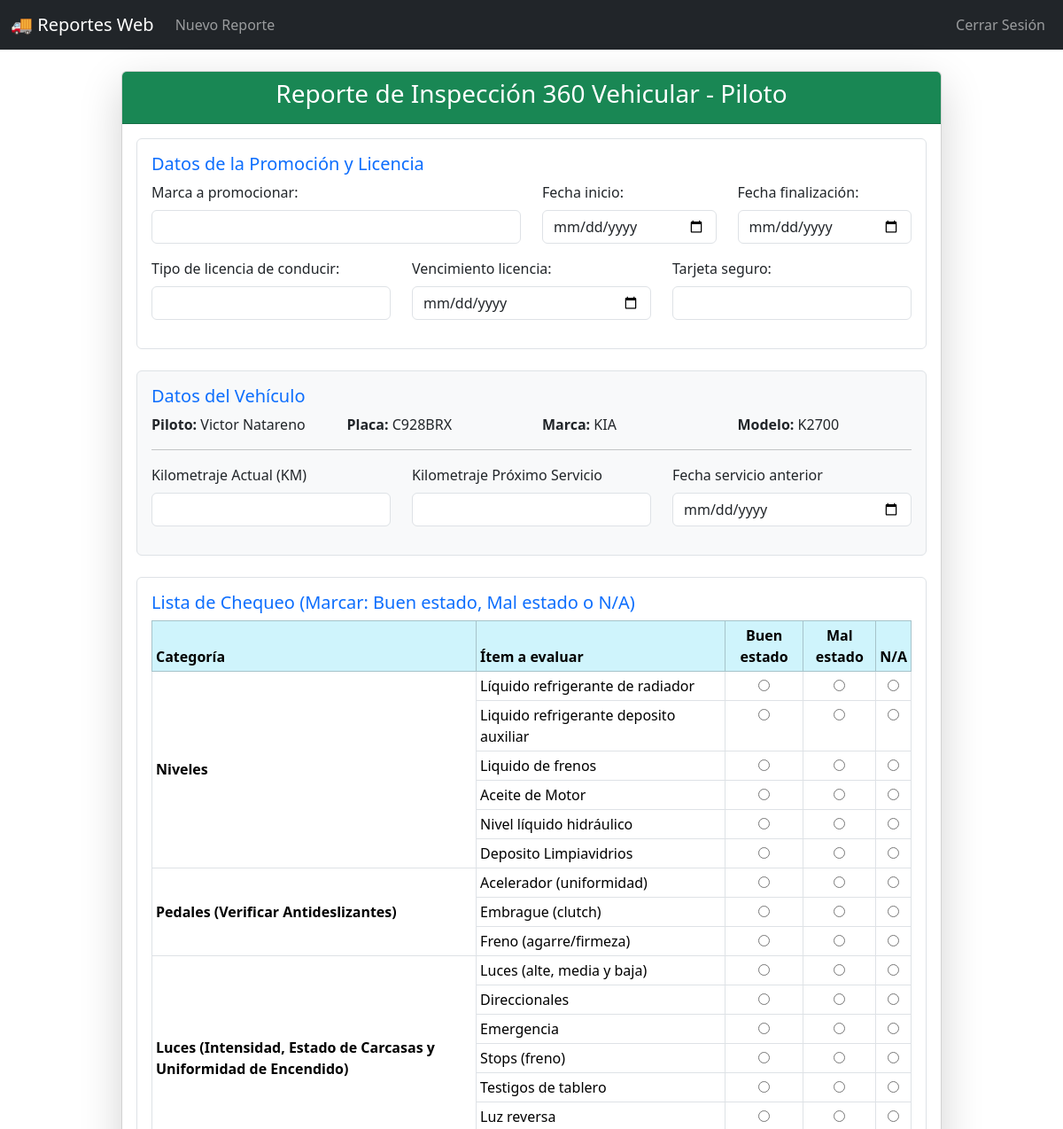
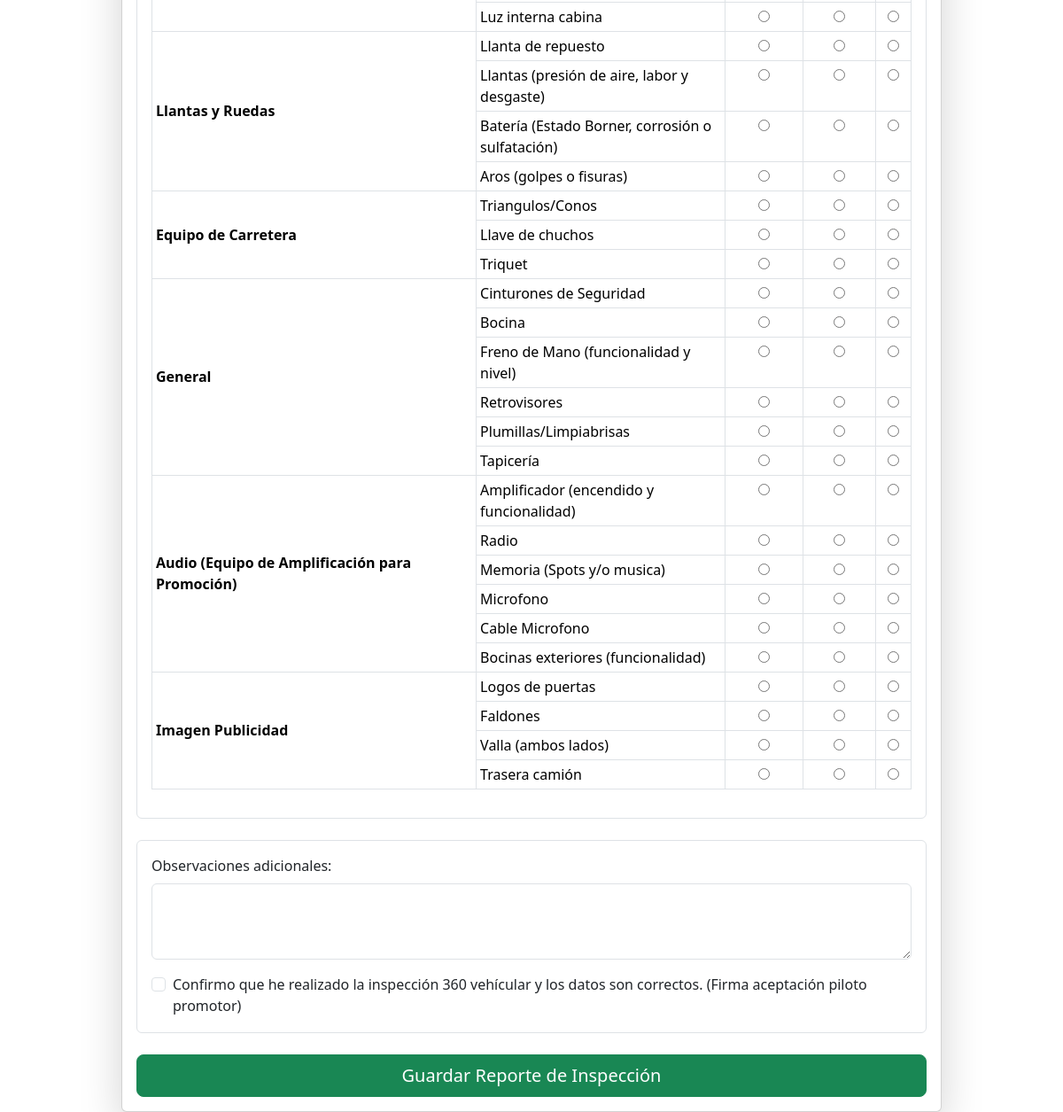
The page /pilot/form (signed in) on the database its author committed (2 pictures, top to bottom).
### tables this page shows
CREATE TABLE users (
            id INTEGER PRIMARY KEY AUTOINCREMENT,
            username TEXT UNIQUE NOT NULL,
            password_hash TEXT NOT NULL,
            full_name TEXT NOT NULL,
            role TEXT NOT NULL DEFAULT 'piloto',
            is_active INTEGER NOT NULL DEFAULT 1
        );

CREATE TABLE vehicles (
            plate TEXT PRIMARY KEY NOT NULL,
            brand TEXT NOT NULL,
            model TEXT NOT NULL,
            year INTEGER,
            capacity_kg INTEGER,
            assigned_pilot_id INTEGER,
            FOREIGN KEY (assigned_pilot_id) REFERENCES users(id)
        );

### app.py (the view, shortened to what this page needs)
@app.route('/pilot/form', methods=['GET', 'POST'])
@login_required
def pilot_form():
    if session.get('role') != 'piloto':
        flash('Acceso denegado.', 'danger')
        return redirect(url_for('home'))
    pilot_data = db_manager.load_pilot_data(session['user_id'])
    if not pilot_data or not pilot_data.get('plate'):
        return render_template('pilot_form.html', error="No tiene un vehículo asignado. Contacte a su administrador.", pilot_data=None)
    return render_template('pilot_form.html', pilot_data=pilot_data, checklist=CHECKLIST_ITEMS)

### app.py (called while the page is built)
def login_required(f):
    @functools.wraps(f)
    def decorated_function(*args, **kwargs):
        if 'user_id' not in session:
            flash('Por favor, inicie sesión para acceder.', 'warning')
            return redirect(url_for('login'))
        return f(*args, **kwargs)
    return decorated_function

### db_manager.py (called while the page is built)
def dict_factory(cursor, row):
    fields = [column[0] for column in cursor.description]
    return dict(zip(fields, row))

def load_pilot_data(pilot_id):
    conn = sqlite3.connect(DB_NAME)
    conn.row_factory = dict_factory
    c = conn.cursor()
    c.execute("""
        SELECT
            u.id,
            u.full_name,
            v.plate,
            v.brand,
            v.model
        FROM users u
        LEFT JOIN vehicles v ON u.id = v.assigned_pilot_id
        WHERE u.id = ?
    """, (pilot_id,))
    data = c.fetchone()
    conn.close()
    return data

### templates/pilot_form.html (shortened to what this page needs)
{% extends "base.html" %}
{% block content %}
<div class="row justify-content-center">
    <div class="col-md-10">
        <div class="card shadow-lg">
            <div class="card-header bg-success text-white text-center">
                <h3>Reporte de Inspección 360 Vehicular - Piloto</h3>
            </div>
            <div class="card-body">
                {% if error %}
                    <div class="alert alert-danger">{{ error }}</div>
                {% elif pilot_data %}
                    <form method="POST" action="{{ url_for('pilot_form') }}">
                        <div class="mb-4 p-3 border rounded">
                            <h5 class="text-primary">Datos de la Promoción y Licencia</h5>
                            <div class="row">
                                <div class="col-md-6 mb-3">
                                    <label for="promo_marca" class="form-label">Marca a promocionar:</label>
                                    <input type="text" class="form-control" id="promo_marca" name="promo_marca" required>
                                </div>
                                <div class="col-md-3 mb-3">
                                    <label for="fecha_inicio" class="form-label">Fecha inicio:</label>
                                    <input type="date" class="form-control" id="fecha_inicio" name="fecha_inicio" required>
                                </div>
                                <div class="col-md-3 mb-3">
                                    <label for="fecha_finalizacion" class="form-label">Fecha finalización:</label>
                                    <input type="date" class="form-control" id="fecha_finalizacion" name="fecha_finalizacion" required>
                                </div>
                            </div>
                            <div class="row">
                                <div class="col-md-4 mb-3">
                                    <label for="tipo_licencia" class="form-label">Tipo de licencia de conducir:</label>
                                    <input type="text" class="form-control" id="tipo_licencia" name="tipo_licencia" required>
                                </div>
                                <div class="col-md-4 mb-3">
                                    <label for="vencimiento_licencia" class="form-label">Vencimiento licencia:</label>
                                    <input type="date" class="form-control" id="vencimiento_licencia" name="vencimiento_licencia" required>
                                </div>
                                <div class="col-md-4 mb-3">
                                    <label for="tarjeta_seguro" class="form-label">Tarjeta seguro:</label>
                                    <input type="text" class="form-control" id="tarjeta_seguro" name="tarjeta_seguro" required>
                                </div>
                            </div>
                        </div>
                        <div class="mb-4 p-3 border rounded bg-light">
                            <h5 class="text-primary">Datos del Vehículo</h5>
                            <div class="row">
                                <div class="col-md-3"><strong>Piloto:</strong> {{ pilot_data.full_name }}</div>
                                <div class="col-md-3"><strong>Placa:</strong> {{ pilot_data.plate }}</div>
                                <div class="col-md-3"><strong>Marca:</strong> {{ pilot_data.brand }}</div>
                                <div class="col-md-3"><strong>Modelo:</strong> {{ pilot_data.model }}</div>
                            </div>
                            <hr>
                            <div class="row mt-2">
                                <div class="col-md-4 mb-3">
                                    <label for="km_actual" class="form-label">Kilometraje Actual (KM)</label>
                                    <input type="number" step="0.01" class="form-control" id="km_actual" name="km_actual" required min="1">
                                </div>
                                <div class="col-md-4 mb-3">
                                    <label for="km_proximo_servicio" class="form-label">Kilometraje Próximo Servicio</label>
                                    <input type="number" step="0.01" class="form-control" id="km_proximo_servicio" name="km_proximo_servicio">
                                </div>
                                <div class="col-md-4 mb-3">
                                    <label for="fecha_servicio_anterior" class="form-label">Fecha servicio anterior</label>
                                    <input type="date" class="form-control" id="fecha_servicio_anterior" name="fecha_servicio_anterior">
                                </div>
                            </div>
                        </div>
                        <div class="mb-4 p-3 border rounded">
                            <h5 class="text-primary">Lista de Chequeo (Marcar: Buen estado, Mal estado o N/A)</h5>
                            <table class="table table-bordered table-sm">
                                <thead class="table-info">
                                    <tr>
                                        <th>Categoría</th>
                                        <th>Ítem a evaluar</th>
                                        <th class="text-center">Buen estado</th>
                                        <th class="text-center">Mal estado</th>
                                        <th class="text-center">N/A</th>
                                    </tr>
                                </thead>
                                <tbody>
                                    {% for category, items in checklist %}
                                        {% for item in items %}
                                            <tr>
                                                {% if loop.first %}
                                                    <td rowspan="{{ items | length }}" class="align-middle fw-bold">{{ category }}</td>
                                                {% endif %}
                                                <td>{{ item }}</td>
                                                {% set input_name = 'check_' + item | replace(' ', '_') | replace('/', '_') | replace('(', '') | replace(')', '') | replace(',', '') | replace('-', '') %}
                                                <td class="text-center">
                                                    <input type="radio" name="{{ input_name }}" value="Buen estado" required>
                                                </td>
                                                <td class="text-center">
                                                    <input type="radio" name="{{ input_name }}" value="Mal estado" required>
                                                </td>
                                                <td class="text-center">
                                                    <input type="radio" name="{{ input_name }}" value="N/A" required>
                                                </td>
                                            </tr>
                                        {% endfor %}
                                    {% endfor %}
                                </tbody>
                            </table>
                        </div>
                        <div class="mb-4 p-3 border rounded">
                            <div class="mb-3">
                                <label for="observations" class="form-label">Observaciones adicionales:</label>
                                <textarea class="form-control" id="observations" name="observations" rows="3"></textarea>
                            </div>
                            <div class="form-check">
                                <input class="form-check-input" type="checkbox" value="confirmado" id="signature_confirmation" name="signature_confirmation" required>
                                <label class="form-check-label" for="signature_confirmation">
                                    Confirmo que he realizado la inspección 360 vehícular y los datos son correctos. (Firma aceptación piloto promotor)
                                </label>
                            </div>
                        </div>
                        <div class="d-grid">
                            <button type="submit" class="btn btn-success btn-lg">Guardar Reporte de Inspección</button>
                        </div>
                    </form>
                {% else %}
                    <div class="alert alert-danger">
                        No se pudo cargar la información del piloto o del vehículo.
                    </div>
                {% endif %}
            </div>
        </div>
    </div>
</div>
{% endblock %}

### rows shown on the page
users: full_name "Victor Natareno"
vehicles: plate "C928BRX", brand "KIA", model "K2700"

### other values the page prints
{{ category }} "Niveles" "Pedales (Verificar Antideslizantes)" "Luces (Intensidad, Estado de Carcasas y Uniformidad de Encendido)" "Llantas y Ruedas" "Equipo de Carretera" "General" "Audio (Equipo de Amplificación para Promoción)" "Imagen Publicidad"
{{ item }} "Líquido refrigerante de radiador" "Liquido refrigerante deposito auxiliar" "Liquido de frenos" "Aceite de Motor" "Nivel líquido hidráulico" "Deposito Limpiavidrios" "Acelerador (uniformidad)" "Embrague (clutch)" "Freno (agarre/firmeza)" "Luces (alte, media y baja)" "Direccionales" "Emergencia" "Stops (freno)" "Testigos de tablero" "Luz reversa" "Luz interna cabina" "Llanta de repuesto" "Llantas (presión de aire, labor y desgaste)" "Batería (Estado Borner, corrosión o sulfatación)" "Aros (golpes o fisuras)" "Triangulos/Conos" "Llave de chuchos" "Triquet" "Cinturones de Seguridad" "Bocina" "Freno de Mano (funcionalidad y nivel)" "Retrovisores" "Plumillas/Limpiabrisas" "Tapicería" "Amplificador (encendido y funcionalidad)" "Radio" "Memoria (Spots y/o musica)" "Microfono" "Cable Microfono" "Bocinas exteriores (funcionalidad)" "Logos de puertas" "Faldones" "Valla (ambos lados)" "Trasera camión"
